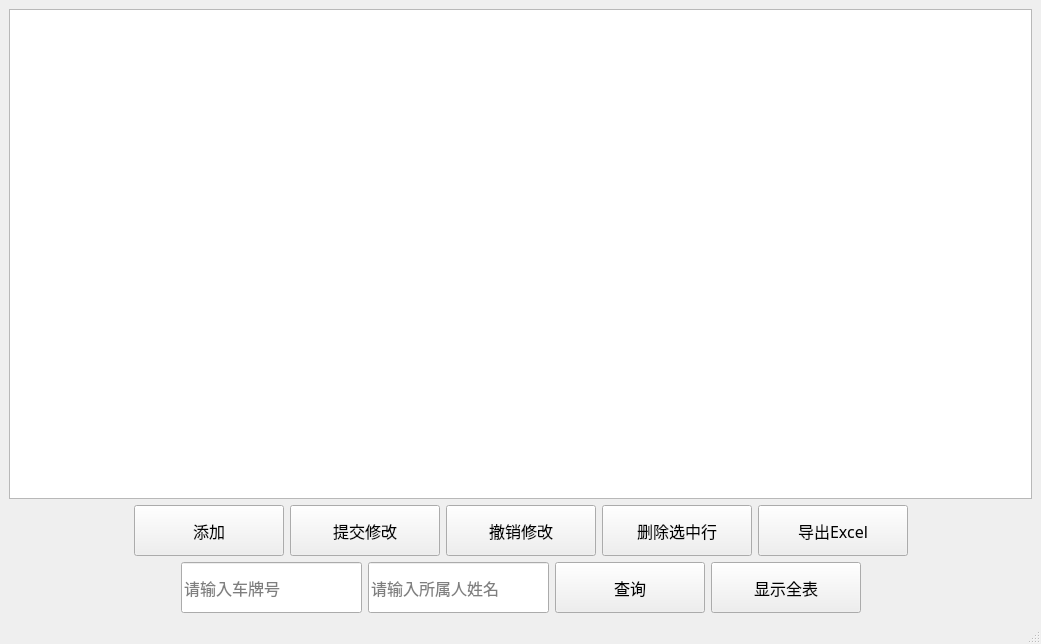
<?xml version="1.0" encoding="UTF-8"?>
<ui version="4.0">
 <class>carInfo_User</class>
 <widget class="QMainWindow" name="carInfo_User">
  <property name="geometry">
   <rect>
    <x>0</x>
    <y>0</y>
    <width>1041</width>
    <height>644</height>
   </rect>
  </property>
  <property name="windowTitle">
   <string>MainWindow</string>
  </property>
  <widget class="QWidget" name="centralwidget">
   <layout class="QGridLayout" name="gridLayout">
    <item row="0" column="0">
     <layout class="QVBoxLayout" name="verticalLayout">
      <item>
       <widget class="QTableView" name="tableView">
        <property name="font">
         <font>
          <family>宋体</family>
          <pointsize>12</pointsize>
         </font>
        </property>
        <property name="styleSheet">
         <string notr="true"/>
        </property>
       </widget>
      </item>
      <item>
       <layout class="QHBoxLayout" name="horizontalLayout_2">
        <item>
         <spacer name="horizontalSpacer">
          <property name="orientation">
           <enum>Qt::Horizontal</enum>
          </property>
          <property name="sizeHint" stdset="0">
           <size>
            <width>40</width>
            <height>20</height>
           </size>
          </property>
         </spacer>
        </item>
        <item>
         <widget class="QPushButton" name="pushButton_add_2">
          <property name="sizePolicy">
           <sizepolicy hsizetype="Maximum" vsizetype="Maximum">
            <horstretch>0</horstretch>
            <verstretch>0</verstretch>
           </sizepolicy>
          </property>
          <property name="minimumSize">
           <size>
            <width>150</width>
            <height>51</height>
           </size>
          </property>
          <property name="maximumSize">
           <size>
            <width>150</width>
            <height>51</height>
           </size>
          </property>
          <property name="font">
           <font>
            <family>Agency FB</family>
            <pointsize>12</pointsize>
           </font>
          </property>
          <property name="text">
           <string>添加</string>
          </property>
         </widget>
        </item>
        <item>
         <widget class="QPushButton" name="pushButton_update_2">
          <property name="sizePolicy">
           <sizepolicy hsizetype="Maximum" vsizetype="Maximum">
            <horstretch>0</horstretch>
            <verstretch>0</verstretch>
           </sizepolicy>
          </property>
          <property name="minimumSize">
           <size>
            <width>150</width>
            <height>51</height>
           </size>
          </property>
          <property name="maximumSize">
           <size>
            <width>150</width>
            <height>51</height>
           </size>
          </property>
          <property name="font">
           <font>
            <family>Agency FB</family>
            <pointsize>12</pointsize>
           </font>
          </property>
          <property name="text">
           <string>提交修改</string>
          </property>
         </widget>
        </item>
        <item>
         <widget class="QPushButton" name="pushButton_rollbackupdate">
          <property name="sizePolicy">
           <sizepolicy hsizetype="Maximum" vsizetype="Maximum">
            <horstretch>0</horstretch>
            <verstretch>0</verstretch>
           </sizepolicy>
          </property>
          <property name="minimumSize">
           <size>
            <width>150</width>
            <height>51</height>
           </size>
          </property>
          <property name="maximumSize">
           <size>
            <width>150</width>
            <height>51</height>
           </size>
          </property>
          <property name="font">
           <font>
            <family>Agency FB</family>
            <pointsize>12</pointsize>
           </font>
          </property>
          <property name="text">
           <string>撤销修改</string>
          </property>
         </widget>
        </item>
        <item>
         <widget class="QPushButton" name="pushButton_delete_2">
          <property name="sizePolicy">
           <sizepolicy hsizetype="Maximum" vsizetype="Maximum">
            <horstretch>0</horstretch>
            <verstretch>0</verstretch>
           </sizepolicy>
          </property>
          <property name="minimumSize">
           <size>
            <width>150</width>
            <height>51</height>
           </size>
          </property>
          <property name="maximumSize">
           <size>
            <width>150</width>
            <height>51</height>
           </size>
          </property>
          <property name="font">
           <font>
            <family>Agency FB</family>
            <pointsize>12</pointsize>
           </font>
          </property>
          <property name="text">
           <string>删除选中行</string>
          </property>
         </widget>
        </item>
        <item>
         <widget class="QPushButton" name="pushButton_out_2">
          <property name="minimumSize">
           <size>
            <width>150</width>
            <height>51</height>
           </size>
          </property>
          <property name="maximumSize">
           <size>
            <width>150</width>
            <height>51</height>
           </size>
          </property>
          <property name="font">
           <font>
            <family>宋体</family>
            <pointsize>12</pointsize>
           </font>
          </property>
          <property name="text">
           <string>导出Excel</string>
          </property>
         </widget>
        </item>
        <item>
         <spacer name="horizontalSpacer_2">
          <property name="orientation">
           <enum>Qt::Horizontal</enum>
          </property>
          <property name="sizeHint" stdset="0">
           <size>
            <width>40</width>
            <height>20</height>
           </size>
          </property>
         </spacer>
        </item>
       </layout>
      </item>
      <item>
       <layout class="QHBoxLayout" name="horizontalLayout">
        <item>
         <spacer name="horizontalSpacer_3">
          <property name="orientation">
           <enum>Qt::Horizontal</enum>
          </property>
          <property name="sizeHint" stdset="0">
           <size>
            <width>40</width>
            <height>20</height>
           </size>
          </property>
         </spacer>
        </item>
        <item>
         <widget class="QLineEdit" name="lineEdit_carnum">
          <property name="minimumSize">
           <size>
            <width>181</width>
            <height>51</height>
           </size>
          </property>
          <property name="maximumSize">
           <size>
            <width>181</width>
            <height>51</height>
           </size>
          </property>
          <property name="font">
           <font>
            <family>宋体</family>
            <pointsize>12</pointsize>
           </font>
          </property>
          <property name="placeholderText">
           <string>请输入车牌号</string>
          </property>
         </widget>
        </item>
        <item>
         <widget class="QLineEdit" name="lineEdit_name">
          <property name="minimumSize">
           <size>
            <width>181</width>
            <height>51</height>
           </size>
          </property>
          <property name="maximumSize">
           <size>
            <width>181</width>
            <height>51</height>
           </size>
          </property>
          <property name="font">
           <font>
            <family>宋体</family>
            <pointsize>12</pointsize>
           </font>
          </property>
          <property name="placeholderText">
           <string>请输入所属人姓名</string>
          </property>
         </widget>
        </item>
        <item>
         <widget class="QPushButton" name="pushButton_serch">
          <property name="sizePolicy">
           <sizepolicy hsizetype="Maximum" vsizetype="Maximum">
            <horstretch>0</horstretch>
            <verstretch>0</verstretch>
           </sizepolicy>
          </property>
          <property name="minimumSize">
           <size>
            <width>150</width>
            <height>51</height>
           </size>
          </property>
          <property name="maximumSize">
           <size>
            <width>150</width>
            <height>51</height>
           </size>
          </property>
          <property name="font">
           <font>
            <family>Agency FB</family>
            <pointsize>12</pointsize>
           </font>
          </property>
          <property name="text">
           <string>查询</string>
          </property>
         </widget>
        </item>
        <item>
         <widget class="QPushButton" name="pushButton_showall">
          <property name="sizePolicy">
           <sizepolicy hsizetype="Maximum" vsizetype="Maximum">
            <horstretch>0</horstretch>
            <verstretch>0</verstretch>
           </sizepolicy>
          </property>
          <property name="minimumSize">
           <size>
            <width>150</width>
            <height>51</height>
           </size>
          </property>
          <property name="maximumSize">
           <size>
            <width>150</width>
            <height>51</height>
           </size>
          </property>
          <property name="font">
           <font>
            <family>Agency FB</family>
            <pointsize>12</pointsize>
           </font>
          </property>
          <property name="text">
           <string>显示全表</string>
          </property>
         </widget>
        </item>
        <item>
         <spacer name="horizontalSpacer_4">
          <property name="orientation">
           <enum>Qt::Horizontal</enum>
          </property>
          <property name="sizeHint" stdset="0">
           <size>
            <width>40</width>
            <height>20</height>
           </size>
          </property>
         </spacer>
        </item>
       </layout>
      </item>
     </layout>
    </item>
   </layout>
  </widget>
  <widget class="QMenuBar" name="menubar">
   <property name="geometry">
    <rect>
     <x>0</x>
     <y>0</y>
     <width>1041</width>
     <height>25</height>
    </rect>
   </property>
  </widget>
  <widget class="QStatusBar" name="statusbar"/>
 </widget>
 <resources/>
 <connections/>
</ui>
